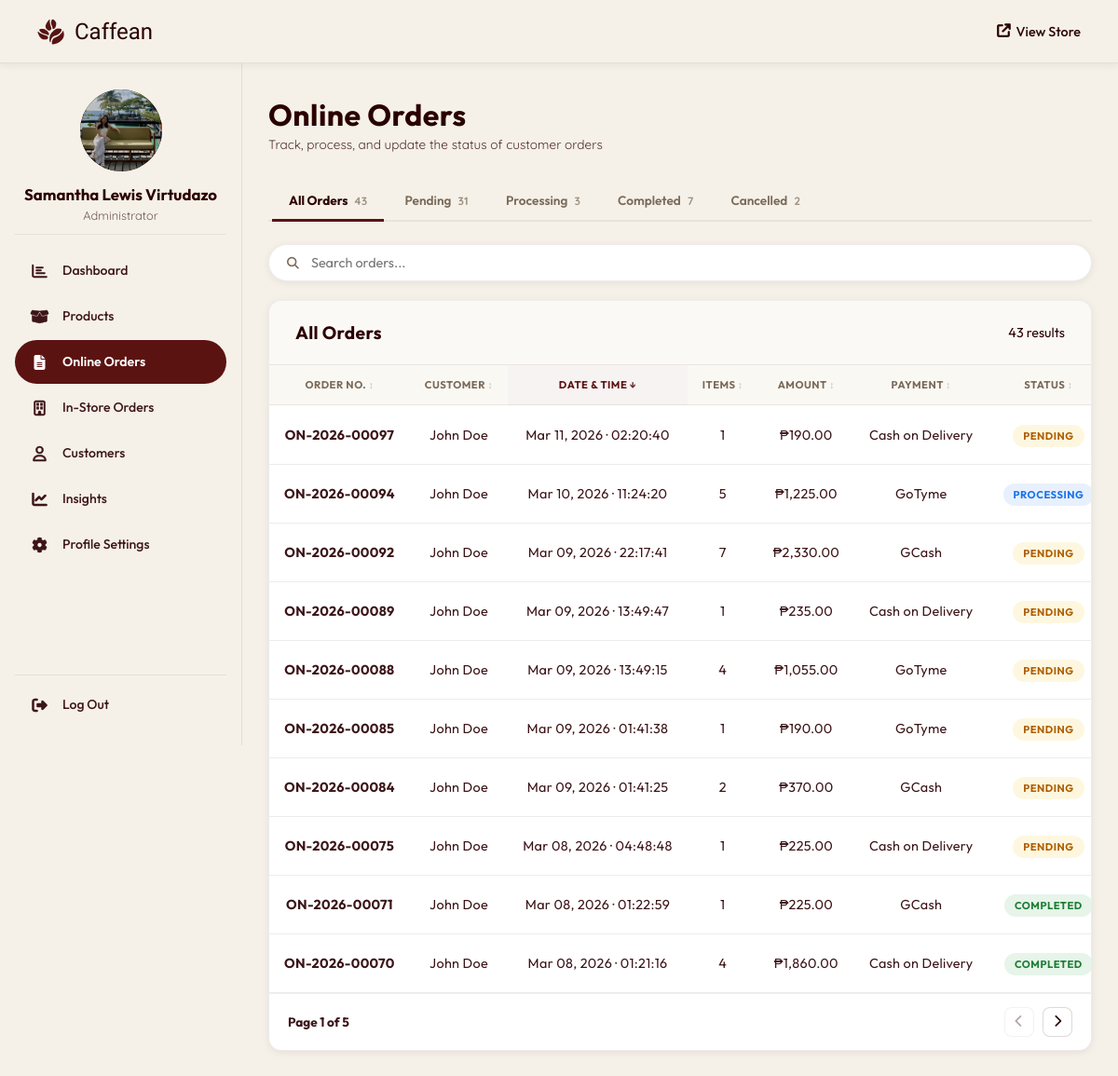
The app's page /admin/orders.php (signed in) with its own data.
### tables this page shows
CREATE TABLE `users` (
  `user_id` int(11) NOT NULL,
  `full_name` varchar(100) NOT NULL,
  `email` varchar(100) NOT NULL,
  `mobile_number` varchar(15) DEFAULT NULL,
  `profile_image` varchar(255) DEFAULT NULL,
  `house_unit` varchar(100) DEFAULT NULL,
  `street_name` varchar(100) DEFAULT NULL,
  `barangay` varchar(100) DEFAULT NULL,
  `city_municipality` varchar(100) DEFAULT NULL,
  `province` varchar(100) DEFAULT NULL,
  `zip_code` varchar(10) DEFAULT NULL,
  `password` varchar(255) NOT NULL,
  `role` enum('admin','customer') DEFAULT 'customer',
  `created_at` timestamp NOT NULL DEFAULT current_timestamp()
);

CREATE TABLE `orders` (
  `order_id` int(11) NOT NULL,
  `order_number` varchar(20) NOT NULL DEFAULT '' COMMENT 'Human-readable receipt number (e.g. PC-2026-00001)',
  `user_id` int(11) DEFAULT NULL,
  `order_date` datetime DEFAULT current_timestamp(),
  `total_amount` decimal(10,2) NOT NULL,
  `status` enum('pending','processing','completed','cancelled') DEFAULT 'pending',
  `payment_method` varchar(50) NOT NULL,
  `delivery_address` text NOT NULL,
  `created_at` timestamp NOT NULL DEFAULT current_timestamp(),
  `mobile_number` varchar(20) DEFAULT NULL,
  `order_type` enum('delivery','pickup') NOT NULL DEFAULT 'delivery',
  `house_unit` varchar(100) DEFAULT NULL,
  `street_name` varchar(150) DEFAULT NULL,
  `barangay` varchar(100) DEFAULT NULL,
  `city_municipality` varchar(100) DEFAULT NULL,
  `province` varchar(100) DEFAULT NULL,
  `zip_code` varchar(10) DEFAULT NULL,
  `delivery_notes` text DEFAULT NULL,
  `pickup_branch` varchar(100) DEFAULT NULL,
  `pickup_date` date DEFAULT NULL,
  `pickup_time` time DEFAULT NULL,
  `is_kiosk` tinyint(1) NOT NULL DEFAULT 0,
  `kiosk_order_type` enum('dine_in','take_out') DEFAULT NULL,
  `customer_name` varchar(100) DEFAULT NULL
);

### admin/orders.php (the view, shortened to what this page needs)
<?php
require_once '../php/db_connection.php';
function fmt_id($prefix, $id, $date_str = null)
{
  $year = $date_str ? date('Y', strtotime($date_str)) : date('Y');
  return $prefix . '-' . $year . '-' . str_pad($id, 5, '0', STR_PAD_LEFT);
}
$status_filter = $_GET['status'] ?? 'all';
$base_where    = "(o.is_kiosk = 0 OR o.is_kiosk IS NULL)";
$where_clause  = $base_where;
$counts = ['all' => 0, 'pending' => 0, 'processing' => 0, 'completed' => 0, 'cancelled' => 0];
$c_res  = mysqli_query($conn, "SELECT status, COUNT(*) AS count FROM orders WHERE (is_kiosk = 0 OR is_kiosk IS NULL) GROUP BY status");
while ($r = mysqli_fetch_assoc($c_res)) {
  $counts[$r['status']] = $r['count'];
  $counts['all']       += $r['count'];
}
$orders_raw = mysqli_query(
  $conn,
  "SELECT o.*,
            COALESCE(u.full_name, o.customer_name, 'Guest') AS full_name,
            COALESCE(u.email, '') AS email,
            (SELECT SUM(quantity) FROM order_items WHERE order_id = o.order_id) AS total_items
     FROM orders o
     LEFT JOIN users u ON o.user_id = u.user_id
     WHERE $where_clause
     ORDER BY o.order_date DESC"
);
$total_orders = mysqli_num_rows($orders_raw);
$orders_map = [];
while ($o = mysqli_fetch_assoc($orders_raw)) {
  $o['items']            = [];
  $orders_map[$o['order_id']] = $o;
}
if (!empty($orders_map)) {
  $ids       = implode(',', array_map('intval', array_keys($orders_map)));
  $items_res = mysqli_query(
    $conn,
    "SELECT oi.order_id, oi.quantity, oi.price_at_time AS price, p.name AS product_name
         FROM order_items oi
         JOIN products p ON oi.product_id = p.product_id
         WHERE oi.order_id IN ($ids)"
  );
  while ($item = mysqli_fetch_assoc($items_res)) {
    $orders_map[$item['order_id']]['items'][] = $item;
  }
}
include 'includes/header.php';
?>
<div class="page-header">
  <div class="page-header-text">
    <h1>Online Orders</h1>
    <p>Track, process, and update the status of customer orders</p>
  </div>
</div>
<div class="admin-tabs">
  <a href="?status=all" class="tab <?= $status_filter === 'all'        ? 'active' : '' ?>">All Orders <span class="tab-count"><?= $counts['all']        ?></span></a>
  <a href="?status=pending" class="tab <?= $status_filter === 'pending'    ? 'active' : '' ?>">Pending <span class="tab-count"><?= $counts['pending']    ?></span></a>
  <a href="?status=processing" class="tab <?= $status_filter === 'processing' ? 'active' : '' ?>">Processing <span class="tab-count"><?= $counts['processing'] ?></span></a>
  <a href="?status=completed" class="tab <?= $status_filter === 'completed'  ? 'active' : '' ?>">Completed <span class="tab-count"><?= $counts['completed']  ?></span></a>
  <a href="?status=cancelled" class="tab <?= $status_filter === 'cancelled'  ? 'active' : '' ?>">Cancelled <span class="tab-count"><?= $counts['cancelled']  ?></span></a>
</div>
<div class="toolbar">
  <div class="search-box">
    <span class="search-icon"><i class="fas fa-search"></i></span>
    <input type="text" id="ordersSearch" placeholder="Search orders..." />
  </div>
</div>
<div class="card">
  <div class="card-header">
    <h2><?= ucfirst($status_filter) ?> Orders</h2>
    <span class="card-count"><?= $total_orders ?> result<?= $total_orders !== 1 ? 's' : '' ?></span>
  </div>
  <table class="admin-table" id="ordersTable">
    <thead>
      <tr>
        <th data-sort="text">Order No.</th>
        <th data-sort="text">Customer</th>
        <th data-sort="date">Date &amp; Time</th>
        <th data-sort="number">Items</th>
        <th data-sort="number">Amount</th>
        <th data-sort="text">Payment</th>
        <th data-sort="status">Status</th>
      </tr>
    </thead>
    <tbody>
      <?php if ($total_orders === 0): ?>
        <tr class="empty-row">
          <td colspan="8">
            <div class="empty-state">
              <i class="fas fa-inbox"></i>
              <p>No orders found</p>
            </div>
          </td>
        </tr>
      <?php else: ?>
        <?php foreach ($orders_map as $o): ?>
          <tr>
            <td class="td-id"><?= fmt_id('ON', $o['order_id'], $o['order_date']) ?></td>
            <td><?= htmlspecialchars($o['full_name']) ?></td>
            <td><?= date('M d, Y · H:i:s', strtotime($o['order_date'])) ?></td>
            <td><?= $o['total_items'] ?? 0 ?></td>
            <td class="td-amount">&#8369;<?= number_format($o['total_amount'], 2) ?></td>
            <td><?= htmlspecialchars($o['payment_method']) ?></td>
            <td>
              <span class="badge badge-<?= strtolower($o['status']) ?>">
                <?= ucfirst($o['status']) ?>
              </span>
            </td>
          </tr>
        <?php endforeach; ?>
      <?php endif; ?>
    </tbody>
  </table>
  <div id="ordersTable-pagination" class="admin-pagination">
    <span class="page-info">Page 1 of 1</span>
    <div class="page-btns">
      <button class="btn-page btn-prev"><i class="fas fa-chevron-left"></i></button>
      <button class="btn-page btn-next"><i class="fas fa-chevron-right"></i></button>
    </div>
  </div>
</div>
<?php include 'includes/footer.php'; ?>

### admin/includes/header.php (shortened to what this page needs)
<?php
$admin_name    = isset($_SESSION['full_name']) ? htmlspecialchars($_SESSION['full_name']) : 'Admin';
$admin_initial = strtoupper(substr($admin_name, 0, 1));
$current_page  = basename($_SERVER['PHP_SELF']);
$admin_avatar_src = '';
if (isset($_SESSION['user_id'])) {
    $a_stmt = mysqli_prepare($conn, "SELECT profile_image, email FROM users WHERE user_id = ?");
    mysqli_stmt_bind_param($a_stmt, 'i', $_SESSION['user_id']);
    mysqli_stmt_execute($a_stmt);
    $a_row = mysqli_fetch_assoc(mysqli_stmt_get_result($a_stmt));
    if (!empty($a_row['profile_image'])) {
        $admin_avatar_src = BASE_URL . '/' . htmlspecialchars($a_row['profile_image']);
    }
}
$page_css_map = [
    'dashboard.php'        => 'dashboard.css',
    'products.php'         => 'products.css',
    'orders.php'           => 'orders.css',
    'instore_orders.php'   => 'orders.css',
    'customers.php'        => 'customers.css',
    'insights.php'         => 'dashboard.css',
    'profile_settings.php' => null,
];
$page_css_file = $page_css_map[$current_page] ?? null;
?>
<!DOCTYPE html>
<html lang="en">
<head>
  <link rel="stylesheet" href="<?= BASE_URL ?>/admin/assets/css/admin.css?v=<?= time() ?>" />
  <?php if ($page_css_file): ?>
    <link rel="stylesheet" href="<?= BASE_URL ?>/admin/assets/css/<?= $page_css_file ?>?v=<?= time() ?>" />
  <?php endif; ?>
  <link rel="stylesheet" href="https://cdnjs.cloudflare.com/ajax/libs/font-awesome/6.4.0/css/all.min.css" />
  <link rel="stylesheet" href="https://cdn.jsdelivr.net/npm/bootstrap-icons@1.11.3/font/bootstrap-icons.min.css" />
</head>
<body>
  <nav class="admin-navbar">
    <div class="admin-nav-inner">
      <a href="<?= BASE_URL ?>/admin/dashboard.php" class="admin-brand">
        <img src="<?= BASE_URL ?>/images/coffee_beans_logo.png" alt="Caffean" />
        <span>Caffean</span>
      </a>
      <div class="nav-right">
        <a href="<?= BASE_URL ?>/" target="_blank" class="btn-ghost">
          <i class="fas fa-arrow-up-right-from-square"></i> View Store
        </a>
      </div>
    </div>
  </nav>
  <div class="admin-body">
    <aside class="admin-sidebar">
      <div class="admin-sidebar-profile">
        <div class="admin-avatar-wrap">
          <?php if ($admin_avatar_src): ?>
            <img src="<?= $admin_avatar_src ?>" alt="Profile" class="admin-sidebar-avatar" id="adminAvatarPreview" />
          <?php else: ?>
            <div class="admin-sidebar-avatar" id="adminAvatarInitial"><?= $admin_initial ?></div>
          <?php endif; ?>
        </div>
        <div class="admin-sidebar-info">
          <h2><?= $admin_name ?></h2>
          <p>Administrator</p>
        </div>
      </div>
      <ul class="sidebar-nav">
        <li>
          <a href="<?= BASE_URL ?>/admin/dashboard.php"
            <?= $current_page === 'dashboard.php' ? 'class="active"' : '' ?>>
            <span class="snav-icon">
              <i class="far fa-chart-bar snav-ic-out"></i>
            </span>
            <span class="snav-text">Dashboard</span>
          </a>
        </li>
        <li>
          <a href="<?= BASE_URL ?>/admin/products.php"
            <?= $current_page === 'products.php' ? 'class="active"' : '' ?>>
            <span class="snav-icon">
              <i class="fas fa-box-open snav-ic-out"></i>
            </span>
            <span class="snav-text">Products</span>
          </a>
        </li>
        <li>
          <a href="<?= BASE_URL ?>/admin/orders.php"
            <?= $current_page === 'orders.php' ? 'class="active"' : '' ?>>
            <span class="snav-icon">
              <i class="fas fa-file-lines snav-ic-fill"></i>
            </span>
            <span class="snav-text">Online Orders</span>
          </a>
        </li>
        <li>
          <a href="<?= BASE_URL ?>/admin/instore_orders.php"
            <?= $current_page === 'instore_orders.php' ? 'class="active"' : '' ?>>
            <span class="snav-icon">
              <i class="far fa-building snav-ic-out"></i>
            </span>
            <span class="snav-text">In-Store Orders</span>
          </a>
        </li>
        <li>
          <a href="<?= BASE_URL ?>/admin/customers.php"
            <?= $current_page === 'customers.php' ? 'class="active"' : '' ?>>
            <span class="snav-icon">
              <i class="far fa-user snav-ic-out"></i>
            </span>
            <span class="snav-text">Customers</span>
          </a>
        </li>
        <li>
          <a href="<?= BASE_URL ?>/admin/insights.php"
            <?= $current_page === 'insights.php' ? 'class="active"' : '' ?>>
            <span class="snav-icon">
              <i class="fas fa-chart-line snav-ic-out"></i>
            </span>
            <span class="snav-text">Insights</span>
          </a>
        </li>
        <li>
          <a href="<?= BASE_URL ?>/admin/profile_settings.php"
            <?= $current_page === 'profile_settings.php' ? 'class="active"' : '' ?>>
            <span class="snav-icon">
              <i class="fas fa-gear snav-ic-out"></i>
            </span>
            <span class="snav-text">Profile Settings</span>
          </a>
        </li>
      </ul>
      <div class="sidebar-logout">
        <a href="<?= BASE_URL ?>/php/logout.php" class="sidebar-logout-btn">
          <span class="snav-icon">
            <i class="fas fa-right-from-bracket"></i>
          </span>
          <span class="snav-text">Log Out</span>
        </a>
      </div>
    </aside>
    <main class="admin-wrapper">

### admin/assets/css/orders.css (style rules this page uses)
.search-box { max-width: none; }

### admin/includes/header.php (style rules this page uses)
.admin-table th[data-sort]::after { content: ' ↕'; font-size: 0.65rem; opacity: 0.4; }
.admin-table th[data-sort].sort-desc::after { content: ' ↓'; opacity: 0.9; }

### records on screen
users: profile_image (picture)
orders: fmt_id('ON', $o['order_id'], $o['order_date']) "ON-2026-00097", full_name "John Doe", order_date "Mar 11, 2026 · 02:20:40", total_items "1", total_amount "190.00", payment_method "Cash on Delivery", status "PENDING"
orders: fmt_id('ON', $o['order_id'], $o['order_date']) "ON-2026-00094", full_name "John Doe", order_date "Mar 10, 2026 · 11:24:20", total_items "5", total_amount "1,225.00", payment_method "GoTyme", status "PROCESSING"
orders: fmt_id('ON', $o['order_id'], $o['order_date']) "ON-2026-00092", full_name "John Doe", order_date "Mar 09, 2026 · 22:17:41", total_items "7", total_amount "2,330.00", payment_method "GCash", status "PENDING"
orders: fmt_id('ON', $o['order_id'], $o['order_date']) "ON-2026-00089", full_name "John Doe", order_date "Mar 09, 2026 · 13:49:47", total_items "1", total_amount "235.00", payment_method "Cash on Delivery", status "PENDING"
orders: fmt_id('ON', $o['order_id'], $o['order_date']) "ON-2026-00088", full_name "John Doe", order_date "Mar 09, 2026 · 13:49:15", total_items "4", total_amount "1,055.00", payment_method "GoTyme", status "PENDING"
orders: fmt_id('ON', $o['order_id'], $o['order_date']) "ON-2026-00085", full_name "John Doe", order_date "Mar 09, 2026 · 01:41:38", total_items "1", total_amount "190.00", payment_method "GoTyme", status "PENDING"
orders: fmt_id('ON', $o['order_id'], $o['order_date']) "ON-2026-00084", full_name "John Doe", order_date "Mar 09, 2026 · 01:41:25", total_items "2", total_amount "370.00", payment_method "GCash", status "PENDING"
orders: fmt_id('ON', $o['order_id'], $o['order_date']) "ON-2026-00075", full_name "John Doe", order_date "Mar 08, 2026 · 04:48:48", total_items "1", total_amount "225.00", payment_method "Cash on Delivery", status "PENDING"
orders: fmt_id('ON', $o['order_id'], $o['order_date']) "ON-2026-00071", full_name "John Doe", order_date "Mar 08, 2026 · 01:22:59", total_items "1", total_amount "225.00", payment_method "GCash", status "COMPLETED"
orders: fmt_id('ON', $o['order_id'], $o['order_date']) "ON-2026-00070", full_name "John Doe", order_date "Mar 08, 2026 · 01:21:16", total_items "4", total_amount "1,860.00", payment_method "Cash on Delivery", status "COMPLETED"

### other values on screen
$admin_name "Samantha Lewis Virtudazo"
$counts['all'] "43"
$counts['pending'] "31"
$counts['processing'] "3"
$counts['completed'] "7"
$counts['cancelled'] "2"
$status_filter "All"
$total_orders "43"
